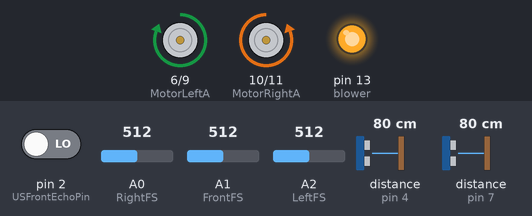
The sketch below on a simulated Arduino Uno, built with avr-gcc and run on an emulated ATmega328P. Shown: motor-driver pin pairs drawn as motors (green arrow = first pin HIGH = forward, orange = second pin HIGH = backward, longer = more drive), output pins drawn as LEDs (lit = HIGH). Wiring (inferred from the names in the program): 2 × ultrasonic range finder: trigger pin 5, echo pin 4 / trigger pin 8, echo pin 7. The test bench sets the inputs (shaded band); at power-on: A0 (RightFS) = 512, A2 (LeftFS) = 512, A1 (FrontFS) = 512, pin 2 (USFrontEchoPin) LOW, distance to the obstacle (sensors on pin 4, pin 7) 80 cm. The echo pulse lasts 58.3 µs per cm; pins used as bus, display or sensor lines are not drawn.

Above: at 1.2 s.
1.3 s: A0 (RightFS) set to 885
2.8 s: A0 (RightFS) set to 908
At 4.0 s:
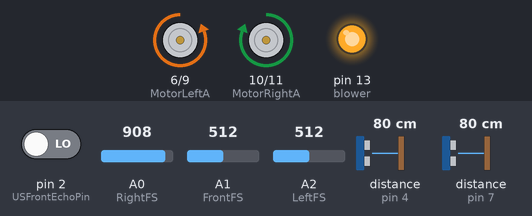
4.3 s: A2 (LeftFS) set to 887
5.8 s: A2 (LeftFS) set to 915
At 6.4 s:
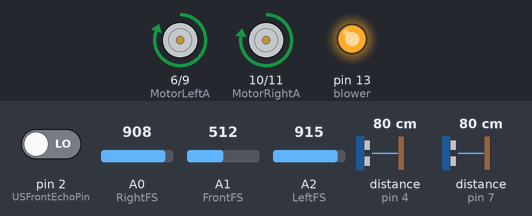
7.3 s: A1 (FrontFS) set to 989
8.8 s: A1 (FrontFS) set to 1013
At 10.2 s:
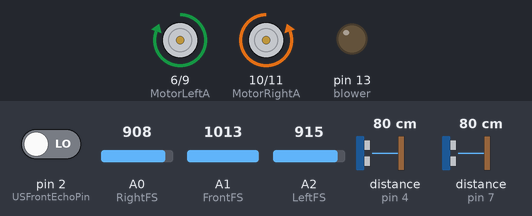
At 11.8 s:
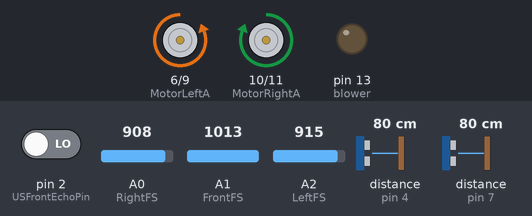
Timing chart, 0 to 12.8 s (numbered marks = the images above; inputs shaded):
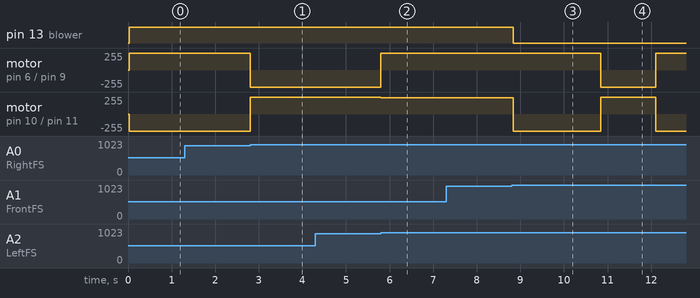

The sketch:

FireFightingG1.ino
```cpp
//***********Motors**********************************//
/* L293 Pin 1 –> Arduino +5V
 L293 Pin 2 –> Arduino Pin 2
 L293 Pin 3 –> Left Motor Pin 1
 L293 Pin 4 –> Arduino Ground
 L293 Pin 5 –> Arduino Ground
 L293 Pin 6 –> Left Motor Pin 2
 L293 Pin 7 –> Arduino Pin 3
 L293 Pin 8 –> Battery +5V
 L293 Pin 9 –> Battery +5V
 L293 Pin 10 –> Arduino Pin 4
 L293 Pin 11 –> Right Motor Pin 2
 L293 Pin 12 –> Arduino Ground
 L293 Pin 13 –> Arduino Ground
 L293 Pin 14 –> Right Motor Pin 1
 L293 Pin 15 –> Arduino Pin 5
 L293 Pin 16 –> Arduino +5V
 */

//***********Ultrasonic sensors HC-SR04*****************//
/* HC-SR04 Pin VCC -> Arduino +5V
 HC-SR04 Pin GND -> Arduino Ground
 HC-SR04 Pin Trig -> Arduino Pin 5(Right2)(RightFront), 8(Right)(RightBack), 3(Front)
 HC-SR04 Pin Echo -> Arduino Pin 4(Right2)(RightFront), 7(Right)(RightBack), 2(Front)
 */


//QRE Line sensor
int QRE1113_Pin = 12;

//Blower
int blower=13;

//Motor Pins
//Left
int MotorLeftA = 6;
int MotorLeftB = 9;
//Right
int MotorRightA = 10;
int MotorRightB = 11;

//Ultrasonic sensors Pins
//Apostasi se ekatosta
long USFrontDistance;
long USRightDistance;
long USRight2Distance;
long USLeftDistance;

long USFrontDuration;
long USRightDuration;
long USRight2Duration;
long USLeftDuration;

//US trg pins
int USFrontTrigPin = 3;
int USRightTrigPin = 8;
int USRight2TrigPin = 5;
int USLeftTrigPin = 1;

//US Echo pins
int USFrontEchoPin = 2;
int USRightEchoPin = 7;
int USRight2EchoPin = 4;
int USLeftEchoPin = 0;

//Fire sensors
int RightFS = A0;
int FrontFS = A1;
int LeftFS = A2;
int BackFS = A3;
int RightLed = A5;
int LeftLed = A4;

//Loop
int DelayValue = 100;
int diff = 0;
int diff2 =0;
int diffFront = 0;
int range = 2;
int validDistance = 10;
//Flag
boolean flag = false;


void setup(){

  //GIA PINS 0-1
  UCSR0B=0;

  //Motor pins initialization
  pinMode(MotorLeftA, OUTPUT);
  pinMode(MotorLeftB, OUTPUT);
  pinMode(MotorRightA, OUTPUT);
  pinMode(MotorRightB, OUTPUT);

  //US pins initialization
  pinMode(USFrontTrigPin, OUTPUT);
  pinMode(USFrontEchoPin, INPUT);
  pinMode(USRightTrigPin, OUTPUT);
  pinMode(USRightEchoPin, INPUT);
  pinMode(USRight2TrigPin, OUTPUT);
  pinMode(USRight2EchoPin, INPUT);
  pinMode(QRE1113_Pin, INPUT);
  pinMode(blower, OUTPUT);
  Serial.begin(9600);
}//setup

void loop(){

  //Serial.println(" front ");
  //Serial.println(readFrontUS());
  //delay(1000);
  wallFollow();

}//loop

void wallFollow(){


  diff =  readRightUS() - validDistance;
  delay(10);

  diff2= readRight2US() - validDistance;
  delay(10);

  // diffF=  readFrontUS()- validDistance;


  //Line sensor (not working)
  /*
  if (readQD()<200)
  {
      flag=true;
      do
      {
        moveForward();
        detectFire();
      }while( readFrontUS()>10 && flag==true);
      turnLeft();
      delay(1100);
  }*/

  detectFire();
  if( readFrontUS() < 10 ){
     turnLeft();
     delay(250);
   }//if

  else if(diff ==  0 && diff==diff2){ //APOSTASH 0 EUTHEIA KINHSH
      moveForward();

   }//if

   else if( diff2 < 0 && diff2<diff && diff<0){ //APOSTASH APO TON MPROSTA DEKSIA LIGO ARISTERA
      goLeft();
     }//else if

   else if (diff > 0 &&  diff2>diff && diff2>0){ //APOSTASH APO TON PISW DEKSIA  LIGO ARISTERA
     goRight();
     }//else if


   //NEA DIAVASMA TIMWN

   //GIA STROFH
   if ( readRightUS()<25 && readRight2US()<25 && readFrontUS()<10 )//&& readLeftUS()>25) //OLOI PANW APO 25 TOTE STROFH ARISTERH
   {
     turnLeft();
     delay(200);

   }//else if

    else if ( readRightUS()>25 && readRight2US()>25 && readFrontUS()<10 )//&& readLeftUS()<25) //OLOI PANW APO 25 TOTE STROFH DEKSIA
   {
     turnRight();
     delay(200);

   }//else if


   //GIA DIORTHWSH KINHSHS

   else if ( readRightUS()>40 && readRight2US()>40 && readFrontUS()>10 )//&& readLeftUS()<25) //DEKSIA XWROS, ARISTERA TOIXOS,MPROSTA XWROS LIGO  ARISTERAAAAA
   {
     goRight();
     delay(100);

   }//else if


   else if (  readRight2US()<40 && readRightUS()<40 && readFrontUS()>10 )//&& readLeftUS()>40 ) //ARISTERA TOIXOS , DEKSIA EXEI XWRO ,MPROSTA XWROS LIGO DEKSIAAA
   {
     goLeft();
     delay(100);

   }//else if


   else if (readFrontUS()>3000) //LOGIKO LATHOS KANEI LIGO PISW
   {
     moveBackward();
     delay(500);
   }//else if


   else  //ALLIWS MONO EUTHEIA
   {
     moveForward();
   }//else
   delay(1);// DELAY MEXRI TO EPOMENO DIAVASMA


}//wallFollow

//***********Motors methods************************//
void stopMotors(){

  digitalWrite(MotorLeftA, LOW);
  digitalWrite(MotorLeftB, LOW);
  digitalWrite(MotorRightA, LOW);
  digitalWrite(MotorRightB, LOW);
}//stopMotors

void moveBackward(){

  analogWrite(MotorLeftA, 0);
  analogWrite(MotorLeftB, 255);
  analogWrite(MotorRightA, 0);
  analogWrite(MotorRightB, 243);
}//moveBackward

void moveForward(){

  analogWrite(MotorLeftA, 255);
  analogWrite(MotorLeftB, 0);
  analogWrite(MotorRightA, 243);
  analogWrite(MotorRightB, 0);
}//moveForward

void turnLeft(){

  digitalWrite(MotorLeftA, LOW);
  digitalWrite(MotorLeftB, HIGH);
  digitalWrite(MotorRightA, HIGH);
  digitalWrite(MotorRightB, LOW);
}//turnLeft

void turnRight(){

  digitalWrite(MotorLeftA, HIGH);
  digitalWrite(MotorLeftB, LOW);
  digitalWrite(MotorRightA, LOW);
  digitalWrite(MotorRightB, HIGH);
}//turnRight

void goRight(){

  analogWrite(MotorLeftA, 243);
  analogWrite(MotorLeftB, 0);
  analogWrite(MotorRightA, 200);
  analogWrite(MotorRightB, 0);
}//goRight

void goLeft(){

  analogWrite(MotorLeftA, 200);
  analogWrite(MotorLeftB, 0);
  analogWrite(MotorRightA, 243);
  analogWrite(MotorRightB, 0);
}//goLeft


//***********Ultrasonic sensors methods*****************//

long readRight2US() {
  // Left ultrasonic
  digitalWrite(USRight2TrigPin, LOW);
  delayMicroseconds(2);
  digitalWrite(USRight2TrigPin, HIGH);
  delayMicroseconds(5);
  digitalWrite(USRight2TrigPin, LOW);

  USRight2Duration = pulseIn(USRight2EchoPin, HIGH);
  return USRight2Distance = USRight2Duration/29 /2;
} //readLeftUS

long readRightUS() {
  // Right ultrasonic
  digitalWrite(USRightTrigPin, LOW);
  delayMicroseconds(2);
  digitalWrite(USRightTrigPin, HIGH);
  delayMicroseconds(5);
  digitalWrite(USRightTrigPin, LOW);

  USRightDuration = pulseIn(USRightEchoPin, HIGH);
  return USRightDistance = USRightDuration/29 /2;
} //readRightUS

long readFrontUS() {
  // Front ultrasonic
  digitalWrite(USFrontTrigPin, LOW);
  delayMicroseconds(2);
  digitalWrite(USFrontTrigPin, HIGH);
  delayMicroseconds(5);
  digitalWrite(USRightTrigPin, LOW);

  USFrontDuration = pulseIn(USFrontEchoPin, HIGH);
  return USFrontDistance = USFrontDuration/29 /2;
} //readFrontUS

long readLeftUS(){
  // Left ultrasonic
  digitalWrite(USLeftTrigPin,LOW);
  delayMicroseconds(2);
  digitalWrite(USLeftTrigPin, HIGH);
  delayMicroseconds(5);
  digitalWrite(USLeftTrigPin, LOW);

  USLeftDuration = pulseIn(USLeftEchoPin, HIGH);
  return USLeftDistance = USLeftDuration /29 /2; }

//***********Fire detecttion method*****************//
void detectFire(){

  int RFS=analogRead(RightFS);
  int LFS=analogRead(LeftFS);
  int FFS=analogRead(FrontFS);

  int error = 10;
  int sideToTurn = FFS;

  if ( analogRead(RightFS) <850 || analogRead(FrontFS) <850 || analogRead(LeftFS) <850){

   do{
        digitalWrite(blower, HIGH);


        if (  analogRead(RightFS) < 900  ){
          turnRight();
        }//if
        else if ( analogRead(LeftFS) < 900 ){
          turnLeft();
        }//else if
        //allagh
        else  {
          moveForward();
          delay(50);

          if(analogRead(FrontFS)<300){

            do{

              moveForward();

            }while(analogRead(FrontFS)<150);

           }


        }//else if
        //else


    }while(analogRead(FrontFS)<1000 && analogRead(RightFS)<1000 && analogRead(LeftFS)<1000 );


    digitalWrite(blower, LOW);
    flag=false;
    turnRight();
    delay(1000);

  }//if
}//detectFire


//***********Detect line method*****************//
int readQD(){
  //Returns value from the QRE1113
  //Lower numbers mean more refleacive
  //More than 3000 means nothing was reflected.
  pinMode( QRE1113_Pin, OUTPUT );
  digitalWrite( QRE1113_Pin, HIGH );
  delayMicroseconds(10);
  pinMode( QRE1113_Pin, INPUT );

  long time = micros();

  //time how long the input is HIGH, but quit after 3ms as nothing happens after that
  while (digitalRead(QRE1113_Pin) == HIGH && micros() - time < 3000); //la8os
  int diff = micros() - time;

  return diff;
}//readQD
```

Measured:
- the behaviour switches between 899 and 900 on A0 (RightFS) (found by bisection; images 0 and 1)
- the behaviour switches between 899 and 900 on A2 (LeftFS) (found by bisection; images 1 and 2)
- the behaviour switches between 999 and 1000 on A1 (FrontFS) (found by bisection; images 2 and 3)
- after the input at 1.3 s, every drawn part: stays the same
- after the input at 2.8 s, motor on pin 6 (MotorLeftA) / pin 9 (MotorLeftB): forward 255/255 → backward 255/255 at once; motor on pin 10 (MotorRightA) / pin 11 (MotorRightB): backward 255/255 → forward 255/255 at once
- after the input at 4.3 s, every drawn part: stays the same
- after the input at 5.8 s, motor on pin 6 (MotorLeftA) / pin 9 (MotorLeftB): backward 255/255 → forward 255/255 at once; motor on pin 10 (MotorRightA) / pin 11 (MotorRightB): forward 255/255 → forward 243/255 at once
- after the input at 7.3 s, every drawn part: stays the same
- after the input at 8.8 s, pin 13 (blower): HIGH → LOW at once; motor on pin 6 (MotorLeftA) / pin 9 (MotorLeftB): forward 255/255 → backward 255/255 after 2.0 s, → forward 255/255 1.3 s later; motor on pin 10 (MotorRightA) / pin 11 (MotorRightB): forward 243/255 → backward 255/255 at once, → forward 255/255 2.0 s later, → backward 255/255 1.3 s later
